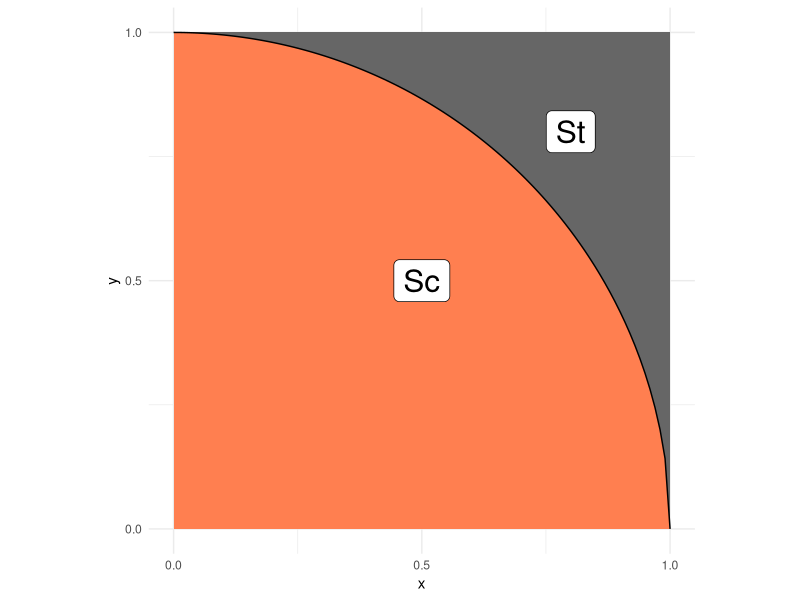
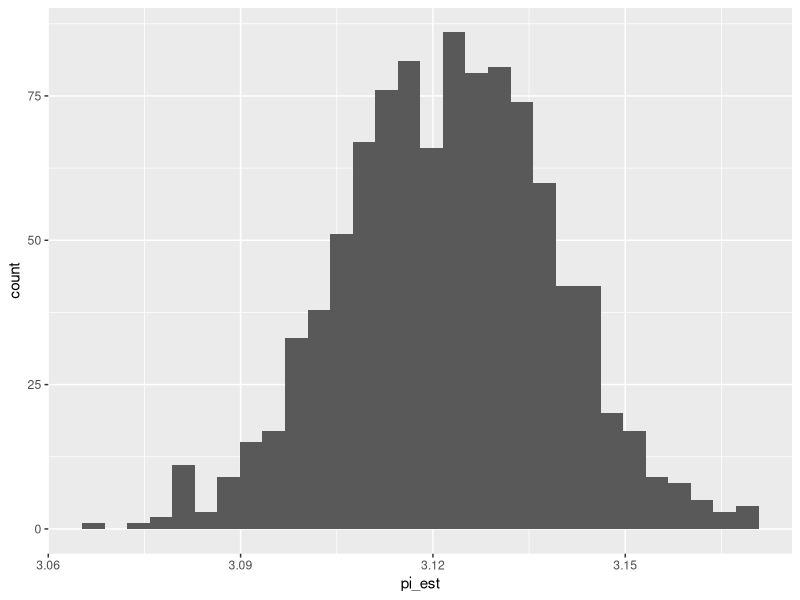

These figures' R source, in order:
## ---- chunk 1
library(tidyverse)
library(rsample)
## ---- chunk 2
## NOTE: No need to edit; this visual helps explain the pi estimation scheme
tibble(x = seq(0, 1, length.out = 100)) %>%
  mutate(y = sqrt(1 - x^2)) %>%

  ggplot(aes(x, y)) +
  annotate(
    "rect",
    xmin = 0, ymin = 0, xmax = 1, ymax = 1,
    fill = "grey40",
    size = 1
  ) +
  geom_ribbon(aes(ymin = 0, ymax = y), fill = "coral") +
  geom_line() +
  annotate(
    "label",
    x = 0.5, y = 0.5, label = "Sc",
    size = 8
  ) +
  annotate(
    "label",
    x = 0.8, y = 0.8, label = "St",
    size = 8
  ) +
  scale_x_continuous(breaks = c(0, 1/2, 1)) +
  scale_y_continuous(breaks = c(0, 1/2, 1)) +
  theme_minimal() +
  coord_fixed()
## ---- chunk 3
## TASK: Choose a sample size and generate samples
n <- 10000 # Choose a sample size
df_q1 <- tibble(
        x = runif(n),
        y = runif(n)
) 
## ---- chunk 4
## NOTE: Do not edit this code
# Correct sample size
assertthat::assert_that(
  dim(df_q1) %>% 
    .[[1]] == n,
  msg = "The sample size should be `n`"
)
# Correct column names
assertthat::assert_that(
  setequal(names(df_q1), c("x", "y")),
  msg = "df_q1 must include the columns `x` and `y`"
)
print("Good")
## ---- chunk 5
## TASK: Finish implementing this function
stat <- function(x, y) {
  inside <- x^2 + y^2 <= 1
  4 * inside
  
  # TODO: Finish implementing this function
}
## ---- chunk 6
## TASK: Finish writing these assert statements

# Check the value for points *inside* the circle
assertthat::assert_that(
  tibble(x = 0.1, y = 0.1) %>% # Pick a point *inside* the circle
    mutate(stat = stat(x, y)) %>% 
    pull(stat) %>% 
    .[[1]] == 4,
  # ???, # Write the correct value of stat() here
  msg = "Incorrect value when a point is inside the circle"
)

# Check the value for points *outside* the circle
assertthat::assert_that(
  tibble(x = 0.9, y = 0.9) %>% # Pick a point *outside* the circle
    mutate(stat = stat(x, y)) %>% 
    pull(stat) %>% 
    .[[1]] == 0,
  # ???, # Write the correct value of stat() here
  msg = "Incorrect value when a point is outside the circle"
)
print("Your assertions passed, but make sure they're checking the right thing!")
## ---- chunk 7
## TASK: Estimate pi using your data from q1
df_q3 <- 
  df_q1 %>% 
    summarize(pi_est = mean(stat(x,y)))
    # TODO: Estimate pi as the column `pi_est`
df_q3
## ---- chunk 8
## NOTE: Do not edit this code
# Correct sample size
assertthat::assert_that(
  dim(df_q3) %>% 
    .[[1]] == 1,
  msg = "This result should have just one row"
)
# Correct column names
assertthat::assert_that(
  setequal(names(df_q3), c("pi_est")),
  msg = "df_q3 must include the column `pi_est`"
)
print("Good")
## ---- chunk 9
## TASK: Finish the code below
df_q4 <- 
  df_q1 %>% 
  bootstraps(., times = 1000) %>% 
  mutate(
    pi_est = map_dbl(
      splits,
      function(split_df) {
        analysis(split_df) %>% 
            summarize(
              pi_est = mean(stat(x,y))
              ) %>%
          # Estimate pi (pi_est) using the resampled data;
          # this should be *identical* to the
          # code you wrote for q3
          pull(pi_est)
      }
    )
  )

## NOTE: Do not edit; use this to visualize your results
df_q4 %>% 
  ggplot(aes(pi_est)) +
  geom_histogram()


## ---- chunk 10
## TASK: Compute a bootstrap confidence interval at the 95% level (alpha = 0.05)
alpha <- 0.05

df_q5 <- 
  df_q4 %>% 
  summarize(
    # TODO: Compute pi_lo and pi_up
    pi_lo = quantile(pi_est, alpha/2),
    pi_up = quantile(pi_est, 1- alpha/2)
  )

df_q5
## ---- chunk 11

alpha <- 0.05
z_c <- qnorm(1 - alpha / 2)

df_q6 <- 
  df_q1 %>% 
  summarize(
    pi_est = mean(stat(x, y)),
    se = sd(stat(x, y)) / sqrt(n()),
    pi_lo = pi_est - z_c * se,
    pi_up = pi_est + z_c * se
  )

df_q6
